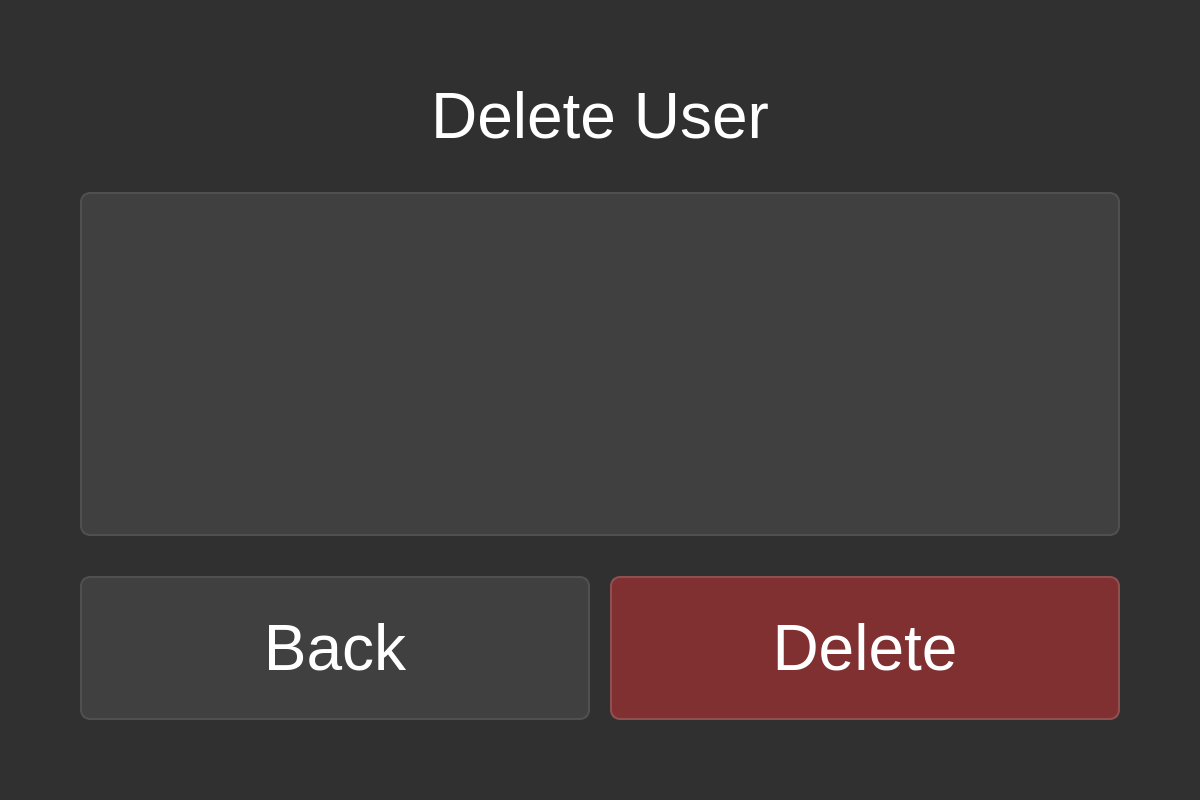
<?xml version="1.0" encoding="UTF-8"?>
<ui version="4.0">
 <class>DeleteUserScreen</class>
 <widget class="QWidget" name="DeleteUserScreen">
  <property name="geometry">
   <rect>
    <x>0</x>
    <y>0</y>
    <width>1200</width>
    <height>800</height>
   </rect>
  </property>
  <property name="styleSheet">
   <string notr="true">QWidget#DeleteUserScreen {
    background-color: #303030;
}
QLabel {
    color: white;
    font-size: 48pt;
}
QListWidget {
    background-color: #404040;
    color: white;
    border: 2px solid #505050;
    border-radius: 10px;
    padding: 20px;
    font-size: 48pt;
}
QListWidget::item {
    padding: 20px;
    min-height: 80px;
}
QListWidget::item:selected {
    background-color: #505050;
}
QListWidget::item:hover {
    background-color: #454545;
}
QPushButton {
    background-color: #404040;
    color: white;
    border: 2px solid #505050;
    border-radius: 10px;
    padding: 10px;
    font-size: 48pt;
    min-width: 300px;
    min-height: 120px;
}
QPushButton:hover {
    background-color: #505050;
    border-color: #606060;
}
QPushButton:pressed {
    background-color: #606060;
}
QPushButton#deleteButton {
    background-color: #803030;
    border-color: #905050;
}
QPushButton#deleteButton:hover {
    background-color: #904040;
    border-color: #a06060;
}
QPushButton#deleteButton:pressed {
    background-color: #a05050;
}</string>
  </property>
  <layout class="QVBoxLayout" name="verticalLayout">
   <property name="spacing">
    <number>40</number>
   </property>
   <property name="leftMargin">
    <number>80</number>
   </property>
   <property name="topMargin">
    <number>80</number>
   </property>
   <property name="rightMargin">
    <number>80</number>
   </property>
   <property name="bottomMargin">
    <number>80</number>
   </property>
   <item>
    <widget class="QLabel" name="titleLabel">
     <property name="text">
      <string>Delete User</string>
     </property>
     <property name="alignment">
      <set>Qt::AlignCenter</set>
     </property>
    </widget>
   </item>
   <item>
    <widget class="QListWidget" name="userListWidget"/>
   </item>
   <item>
    <layout class="QHBoxLayout" name="buttonLayout">
     <property name="spacing">
      <number>20</number>
     </property>
     <item>
      <widget class="QPushButton" name="backButton">
       <property name="text">
        <string>Back</string>
       </property>
      </widget>
     </item>
     <item>
      <widget class="QPushButton" name="deleteButton">
       <property name="text">
        <string>Delete</string>
       </property>
      </widget>
     </item>
    </layout>
   </item>
  </layout>
 </widget>
 <resources/>
 <connections/>
</ui>
